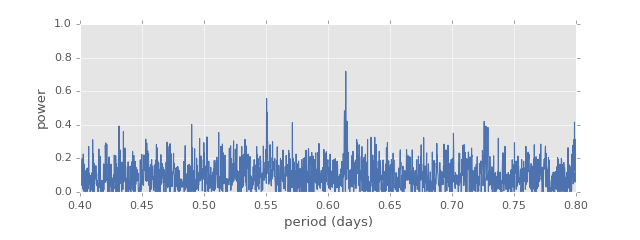

Write the Python code that produced this figure.
import numpy as np
import matplotlib.pyplot as plt
import matplotlib as mpl

mpl.style.use('ggplot')
mpl.rc('axes', color_cycle=["#4C72B0", "#55A868", "#C44E52",
                            "#8172B2", "#CCB974"])

# Fetch the RRLyrae data
from gatspy import datasets, periodic
rrlyrae = datasets.fetch_rrlyrae()

# Get data from first lightcurve
lcid = rrlyrae.ids[0]
t, mag, dmag, filts = rrlyrae.get_lightcurve(lcid)
mask = (filts == 'r')
t_r, mag_r, dmag_r = t[mask], mag[mask], dmag[mask]

# Fit the Lomb-Scargle model
model = periodic.SuperSmoother()
model.optimizer.period_range = (0.61, 0.62)
model.fit(t_r, mag_r, dmag_r)

# Plot the supersmoother equivalent of a "periodogram"
fig, ax = plt.subplots(figsize=(8, 3))
fig.subplots_adjust(bottom=0.2)
periods = np.linspace(0.4, 0.8, 2000)
ax.plot(periods, model.score(periods))
ax.set(xlabel='period (days)', ylabel='power', ylim=(0, 1))
